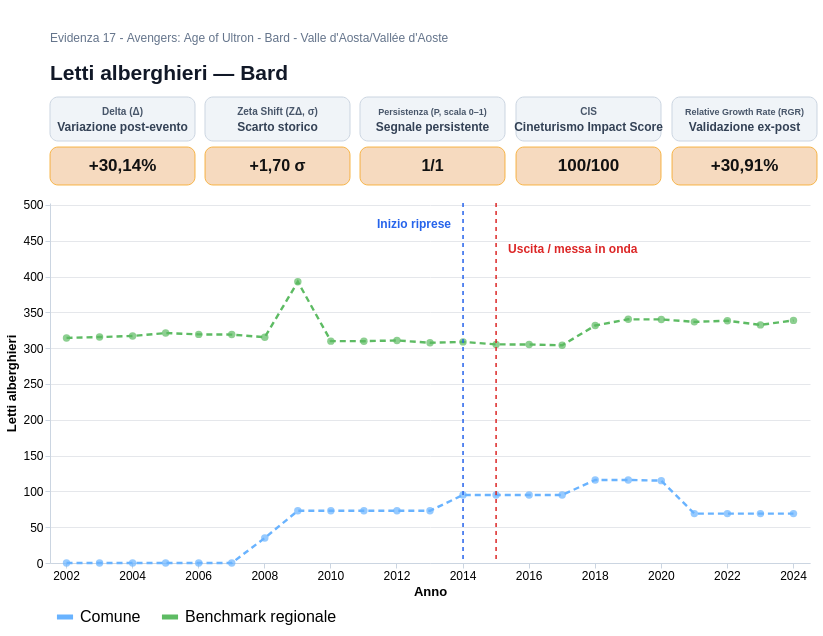

The Vega-Lite source for this figure:
### Vega-Lite specification from a JSON file in a GitHub repository (floating-point values rounded to 4 significant figures)
{"$schema": "https://vega.github.io/schema/vega-lite/v5.json", "background": "white", "spacing": 12, "vconcat": [{"width": 760, "height": 58, "layer": [{"data": {"values": [{"x": 0, "y": 0, "text": "Letti alberghieri — Bard"}]}, "mark": {"type": "text", "align": "left", "baseline": "top", "limit": 735, "fontSize": 21, "fontWeight": "bold", "color": "#111827"}, "encoding": {"x": {"field": "x", "type": "quantitative", "axis": null, "scale": {"domain": [0, 760]}}, "y": {"field": "y", "type": "quantitative", "axis": null, "scale": {"domain": [0, 58]}}, "text": {"field": "text"}}}, {"data": {"values": [{"x": 0, "y": 30, "text": "Evidenza 17 - Avengers: Age of Ultron - Bard - Valle d'Aosta/Vallée d'Aoste"}]}, "mark": {"type": "text", "align": "left", "baseline": "top", "limit": 740, "fontSize": 12, "color": "#64748B"}, "encoding": {"x": {"field": "x", "type": "quantitative", "axis": null, "scale": {"domain": [0, 760]}}, "y": {"field": "y", "type": "quantitative", "axis": null, "scale": {"domain": [0, 58]}}, "text": {"field": "text"}}}]}, {"hconcat": [{"vconcat": [{"width": 145, "height": 44, "layer": [{"data": {"values": [{"tip": "Delta (Δ): variazione percentuale tra il valore comunale immediatamente precedente allo shock (T−1=2013) e la media osservata nel triennio di impatto T0→T+2 (2014→2016). Formula: (media post − T−1)/|T−1|."}]}, "mark": {"type": "rect", "cornerRadius": 8, "fill": "#F0F4F8", "stroke": "#CBD5E1", "strokeWidth": 1}, "encoding": {"x": {"value": 0}, "x2": {"value": 145}, "y": {"value": 0}, "y2": {"value": 44}, "tooltip": [{"field": "tip", "type": "nominal", "title": "Delta (Δ)"}]}}, {"data": {"values": [{"x": 72.5, "y": 14, "text": "Variazione post-evento"}]}, "mark": {"type": "text", "align": "center", "baseline": "middle", "fontSize": 12, "fontWeight": "bold", "color": "#334155"}, "encoding": {"x": {"field": "x", "type": "quantitative", "axis": null, "scale": {"domain": [0, 145]}}, "y": {"field": "y", "type": "quantitative", "axis": null, "scale": {"domain": [0, 44]}}, "text": {"field": "text"}}}, {"data": {"values": [{"x": 72.5, "y": 29, "text": "Delta (Δ)"}]}, "mark": {"type": "text", "align": "center", "baseline": "middle", "fontSize": 10, "fontWeight": "bold", "color": "#475569"}, "encoding": {"x": {"field": "x", "type": "quantitative", "axis": null, "scale": {"domain": [0, 145]}}, "y": {"field": "y", "type": "quantitative", "axis": null, "scale": {"domain": [0, 44]}}, "text": {"field": "text"}}}]}, {"width": 145, "height": 38, "layer": [{"data": {"values": [{"tip": "Delta (Δ): variazione percentuale tra il valore comunale immediatamente precedente allo shock (T−1=2013) e la media osservata nel triennio di impatto T0→T+2 (2014→2016). Formula: (media post − T−1)/|T−1|."}]}, "mark": {"type": "rect", "cornerRadius": 8, "fill": "#F6D6B8", "stroke": "#F59E0B", "strokeWidth": 0.8, "opacity": 0.9}, "encoding": {"x": {"value": 0}, "x2": {"value": 145}, "y": {"value": 0}, "y2": {"value": 38}, "tooltip": [{"field": "tip", "type": "nominal", "title": "Delta (Δ)"}]}}, {"data": {"values": [{"x": 72.5, "y": 19, "text": "+30,14%"}]}, "mark": {"type": "text", "align": "center", "baseline": "middle", "fontSize": 17, "fontWeight": "bold", "color": "#111111"}, "encoding": {"x": {"field": "x", "type": "quantitative", "axis": null, "scale": {"domain": [0, 145]}}, "y": {"field": "y", "type": "quantitative", "axis": null, "scale": {"domain": [0, 38]}}, "text": {"field": "text"}}}]}], "spacing": 4}, {"vconcat": [{"width": 145, "height": 44, "layer": [{"data": {"values": [{"tip": "Zeta Shift (ZΔ): Z-Score dello scostamento tra la media di impatto T0→T+2 e la baseline storica 2002→2013 (n=12). È espresso in σ e misura l'eccezionalità statistica dello shock locale rispetto alla variabilità pre-evento."}]}, "mark": {"type": "rect", "cornerRadius": 8, "fill": "#F0F4F8", "stroke": "#CBD5E1", "strokeWidth": 1}, "encoding": {"x": {"value": 0}, "x2": {"value": 145}, "y": {"value": 0}, "y2": {"value": 44}, "tooltip": [{"field": "tip", "type": "nominal", "title": "Zeta Shift (ZΔ)"}]}}, {"data": {"values": [{"x": 72.5, "y": 14, "text": "Scarto storico"}]}, "mark": {"type": "text", "align": "center", "baseline": "middle", "fontSize": 12, "fontWeight": "bold", "color": "#334155"}, "encoding": {"x": {"field": "x", "type": "quantitative", "axis": null, "scale": {"domain": [0, 145]}}, "y": {"field": "y", "type": "quantitative", "axis": null, "scale": {"domain": [0, 44]}}, "text": {"field": "text"}}}, {"data": {"values": [{"x": 72.5, "y": 29, "text": "Zeta Shift (ZΔ, σ)"}]}, "mark": {"type": "text", "align": "center", "baseline": "middle", "fontSize": 10, "fontWeight": "bold", "color": "#475569"}, "encoding": {"x": {"field": "x", "type": "quantitative", "axis": null, "scale": {"domain": [0, 145]}}, "y": {"field": "y", "type": "quantitative", "axis": null, "scale": {"domain": [0, 44]}}, "text": {"field": "text"}}}]}, {"width": 145, "height": 38, "layer": [{"data": {"values": [{"tip": "Zeta Shift (ZΔ): Z-Score dello scostamento tra la media di impatto T0→T+2 e la baseline storica 2002→2013 (n=12). È espresso in σ e misura l'eccezionalità statistica dello shock locale rispetto alla variabilità pre-evento."}]}, "mark": {"type": "rect", "cornerRadius": 8, "fill": "#F6D6B8", "stroke": "#F59E0B", "strokeWidth": 0.8, "opacity": 0.9}, "encoding": {"x": {"value": 0}, "x2": {"value": 145}, "y": {"value": 0}, "y2": {"value": 38}, "tooltip": [{"field": "tip", "type": "nominal", "title": "Zeta Shift (ZΔ)"}]}}, {"data": {"values": [{"x": 72.5, "y": 19, "text": "+1,70 σ"}]}, "mark": {"type": "text", "align": "center", "baseline": "middle", "fontSize": 16, "fontWeight": "bold", "color": "#111111"}, "encoding": {"x": {"field": "x", "type": "quantitative", "axis": null, "scale": {"domain": [0, 145]}}, "y": {"field": "y", "type": "quantitative", "axis": null, "scale": {"domain": [0, 38]}}, "text": {"field": "text"}}}]}], "spacing": 4}, {"vconcat": [{"width": 145, "height": 44, "layer": [{"data": {"values": [{"tip": "Persistenza (P): quota dei tre anni T0→T+2 in cui il valore comunale resta superiore alla media della baseline storica T_min→T−1. Scala 0–1: 1 indica tenuta positiva in tutti e tre gli anni."}]}, "mark": {"type": "rect", "cornerRadius": 8, "fill": "#F0F4F8", "stroke": "#CBD5E1", "strokeWidth": 1}, "encoding": {"x": {"value": 0}, "x2": {"value": 145}, "y": {"value": 0}, "y2": {"value": 44}, "tooltip": [{"field": "tip", "type": "nominal", "title": "Persistenza (P)"}]}}, {"data": {"values": [{"x": 72.5, "y": 14, "text": "Segnale persistente"}]}, "mark": {"type": "text", "align": "center", "baseline": "middle", "fontSize": 12, "fontWeight": "bold", "color": "#334155"}, "encoding": {"x": {"field": "x", "type": "quantitative", "axis": null, "scale": {"domain": [0, 145]}}, "y": {"field": "y", "type": "quantitative", "axis": null, "scale": {"domain": [0, 44]}}, "text": {"field": "text"}}}, {"data": {"values": [{"x": 72.5, "y": 29, "text": "Persistenza (P, scala 0–1)"}]}, "mark": {"type": "text", "align": "center", "baseline": "middle", "fontSize": 9, "fontWeight": "bold", "color": "#475569"}, "encoding": {"x": {"field": "x", "type": "quantitative", "axis": null, "scale": {"domain": [0, 145]}}, "y": {"field": "y", "type": "quantitative", "axis": null, "scale": {"domain": [0, 44]}}, "text": {"field": "text"}}}]}, {"width": 145, "height": 38, "layer": [{"data": {"values": [{"tip": "Persistenza (P): quota dei tre anni T0→T+2 in cui il valore comunale resta superiore alla media della baseline storica T_min→T−1. Scala 0–1: 1 indica tenuta positiva in tutti e tre gli anni."}]}, "mark": {"type": "rect", "cornerRadius": 8, "fill": "#F6D6B8", "stroke": "#F59E0B", "strokeWidth": 0.8, "opacity": 0.9}, "encoding": {"x": {"value": 0}, "x2": {"value": 145}, "y": {"value": 0}, "y2": {"value": 38}, "tooltip": [{"field": "tip", "type": "nominal", "title": "Persistenza (P)"}]}}, {"data": {"values": [{"x": 72.5, "y": 19, "text": "1/1"}]}, "mark": {"type": "text", "align": "center", "baseline": "middle", "fontSize": 16, "fontWeight": "bold", "color": "#111111"}, "encoding": {"x": {"field": "x", "type": "quantitative", "axis": null, "scale": {"domain": [0, 145]}}, "y": {"field": "y", "type": "quantitative", "axis": null, "scale": {"domain": [0, 38]}}, "text": {"field": "text"}}}]}], "spacing": 4}, {"vconcat": [{"width": 145, "height": 44, "layer": [{"data": {"values": [{"tip": "CIS: indice composito endogeno su scala 0–100. Combina le componenti normalizzate di Delta, Zeta Shift e Persistenza con pesi standard pari al 45%, 35% e 20%. Il cap teorico è 100/100."}]}, "mark": {"type": "rect", "cornerRadius": 8, "fill": "#F0F4F8", "stroke": "#CBD5E1", "strokeWidth": 1}, "encoding": {"x": {"value": 0}, "x2": {"value": 145}, "y": {"value": 0}, "y2": {"value": 44}, "tooltip": [{"field": "tip", "type": "nominal", "title": "CIS"}]}}, {"data": {"values": [{"x": 72.5, "y": 14, "text": "Cineturismo Impact Score"}]}, "mark": {"type": "text", "align": "center", "baseline": "middle", "fontSize": 12, "fontWeight": "bold", "color": "#334155"}, "encoding": {"x": {"field": "x", "type": "quantitative", "axis": null, "scale": {"domain": [0, 145]}}, "y": {"field": "y", "type": "quantitative", "axis": null, "scale": {"domain": [0, 44]}}, "text": {"field": "text"}}}, {"data": {"values": [{"x": 72.5, "y": 29, "text": "CIS"}]}, "mark": {"type": "text", "align": "center", "baseline": "middle", "fontSize": 10, "fontWeight": "bold", "color": "#475569"}, "encoding": {"x": {"field": "x", "type": "quantitative", "axis": null, "scale": {"domain": [0, 145]}}, "y": {"field": "y", "type": "quantitative", "axis": null, "scale": {"domain": [0, 44]}}, "text": {"field": "text"}}}]}, {"width": 145, "height": 38, "layer": [{"data": {"values": [{"tip": "CIS: indice composito endogeno su scala 0–100. Combina le componenti normalizzate di Delta, Zeta Shift e Persistenza con pesi standard pari al 45%, 35% e 20%. Il cap teorico è 100/100."}]}, "mark": {"type": "rect", "cornerRadius": 8, "fill": "#F6D6B8", "stroke": "#F59E0B", "strokeWidth": 0.8, "opacity": 0.9}, "encoding": {"x": {"value": 0}, "x2": {"value": 145}, "y": {"value": 0}, "y2": {"value": 38}, "tooltip": [{"field": "tip", "type": "nominal", "title": "CIS"}]}}, {"data": {"values": [{"x": 72.5, "y": 19, "text": "100/100"}]}, "mark": {"type": "text", "align": "center", "baseline": "middle", "fontSize": 17, "fontWeight": "bold", "color": "#111111"}, "encoding": {"x": {"field": "x", "type": "quantitative", "axis": null, "scale": {"domain": [0, 145]}}, "y": {"field": "y", "type": "quantitative", "axis": null, "scale": {"domain": [0, 38]}}, "text": {"field": "text"}}}]}], "spacing": 4}, {"vconcat": [{"width": 145, "height": 44, "layer": [{"data": {"values": [{"tip": "Relative Growth Rate (RGR): KPI esogeno di validazione. Confronta la crescita del Comune con quella del benchmark regionale nella finestra standard T−1→T+2 (2013→2016), isolando il segnale locale dai macro-trend territoriali."}]}, "mark": {"type": "rect", "cornerRadius": 8, "fill": "#F0F4F8", "stroke": "#CBD5E1", "strokeWidth": 1}, "encoding": {"x": {"value": 0}, "x2": {"value": 145}, "y": {"value": 0}, "y2": {"value": 44}, "tooltip": [{"field": "tip", "type": "nominal", "title": "Relative Growth Rate (RGR)"}]}}, {"data": {"values": [{"x": 72.5, "y": 14, "text": "Validazione ex-post"}]}, "mark": {"type": "text", "align": "center", "baseline": "middle", "fontSize": 12, "fontWeight": "bold", "color": "#334155"}, "encoding": {"x": {"field": "x", "type": "quantitative", "axis": null, "scale": {"domain": [0, 145]}}, "y": {"field": "y", "type": "quantitative", "axis": null, "scale": {"domain": [0, 44]}}, "text": {"field": "text"}}}, {"data": {"values": [{"x": 72.5, "y": 29, "text": "Relative Growth Rate (RGR)"}]}, "mark": {"type": "text", "align": "center", "baseline": "middle", "fontSize": 9, "fontWeight": "bold", "color": "#475569"}, "encoding": {"x": {"field": "x", "type": "quantitative", "axis": null, "scale": {"domain": [0, 145]}}, "y": {"field": "y", "type": "quantitative", "axis": null, "scale": {"domain": [0, 44]}}, "text": {"field": "text"}}}]}, {"width": 145, "height": 38, "layer": [{"data": {"values": [{"tip": "Relative Growth Rate (RGR): KPI esogeno di validazione. Confronta la crescita del Comune con quella del benchmark regionale nella finestra standard T−1→T+2 (2013→2016), isolando il segnale locale dai macro-trend territoriali."}]}, "mark": {"type": "rect", "cornerRadius": 8, "fill": "#F6D6B8", "stroke": "#F59E0B", "strokeWidth": 0.8, "opacity": 0.9}, "encoding": {"x": {"value": 0}, "x2": {"value": 145}, "y": {"value": 0}, "y2": {"value": 38}, "tooltip": [{"field": "tip", "type": "nominal", "title": "Relative Growth Rate (RGR)"}]}}, {"data": {"values": [{"x": 72.5, "y": 19, "text": "+30,91%"}]}, "mark": {"type": "text", "align": "center", "baseline": "middle", "fontSize": 17, "fontWeight": "bold", "color": "#111111"}, "encoding": {"x": {"field": "x", "type": "quantitative", "axis": null, "scale": {"domain": [0, 145]}}, "y": {"field": "y", "type": "quantitative", "axis": null, "scale": {"domain": [0, 38]}}, "text": {"field": "text"}}}]}], "spacing": 4}], "spacing": 8}, {"width": 760, "height": 360, "layer": [{"data": {"values": [{"Anno": 2002, "Serie": "Comune", "Valore": 0, "Interpolato": "NO"}, {"Anno": 2002, "Serie": "Benchmark regionale", "Valore": 314.3, "Interpolato": "NO"}, {"Anno": 2003, "Serie": "Comune", "Valore": 0, "Interpolato": "NO"}, {"Anno": 2003, "Serie": "Benchmark regionale", "Valore": 315.5, "Interpolato": "NO"}, {"Anno": 2004, "Serie": "Comune", "Valore": 0, "Interpolato": "NO"}, {"Anno": 2004, "Serie": "Benchmark regionale", "Valore": 317.1, "Interpolato": "NO"}, {"Anno": 2005, "Serie": "Comune", "Valore": 0, "Interpolato": "NO"}, {"Anno": 2005, "Serie": "Benchmark regionale", "Valore": 321.1, "Interpolato": "NO"}, {"Anno": 2006, "Serie": "Comune", "Valore": 0, "Interpolato": "NO"}, {"Anno": 2006, "Serie": "Benchmark regionale", "Valore": 319.3, "Interpolato": "NO"}, {"Anno": 2007, "Serie": "Comune", "Valore": 0, "Interpolato": "NO"}, {"Anno": 2007, "Serie": "Benchmark regionale", "Valore": 319, "Interpolato": "NO"}, {"Anno": 2008, "Serie": "Comune", "Valore": 35, "Interpolato": "NO"}, {"Anno": 2008, "Serie": "Benchmark regionale", "Valore": 315.3, "Interpolato": "NO"}, {"Anno": 2009, "Serie": "Comune", "Valore": 73, "Interpolato": "NO"}, {"Anno": 2009, "Serie": "Benchmark regionale", "Valore": 392.8, "Interpolato": "NO"}, {"Anno": 2010, "Serie": "Comune", "Valore": 73, "Interpolato": "NO"}, {"Anno": 2010, "Serie": "Benchmark regionale", "Valore": 309.9, "Interpolato": "NO"}, {"Anno": 2011, "Serie": "Comune", "Valore": 73, "Interpolato": "NO"}, {"Anno": 2011, "Serie": "Benchmark regionale", "Valore": 309.8, "Interpolato": "NO"}, {"Anno": 2012, "Serie": "Comune", "Valore": 73, "Interpolato": "NO"}, {"Anno": 2012, "Serie": "Benchmark regionale", "Valore": 310.8, "Interpolato": "NO"}, {"Anno": 2013, "Serie": "Comune", "Valore": 73, "Interpolato": "NO"}, {"Anno": 2013, "Serie": "Benchmark regionale", "Valore": 307.5, "Interpolato": "NO"}, {"Anno": 2014, "Serie": "Comune", "Valore": 95, "Interpolato": "NO"}, {"Anno": 2014, "Serie": "Benchmark regionale", "Valore": 308.8, "Interpolato": "NO"}, {"Anno": 2015, "Serie": "Comune", "Valore": 95, "Interpolato": "NO"}, {"Anno": 2015, "Serie": "Benchmark regionale", "Valore": 305.3, "Interpolato": "NO"}, {"Anno": 2016, "Serie": "Comune", "Valore": 95, "Interpolato": "NO"}, {"Anno": 2016, "Serie": "Benchmark regionale", "Valore": 305.2, "Interpolato": "NO"}, {"Anno": 2017, "Serie": "Comune", "Valore": 95, "Interpolato": "NO"}, {"Anno": 2017, "Serie": "Benchmark regionale", "Valore": 304.1, "Interpolato": "NO"}, {"Anno": 2018, "Serie": "Comune", "Valore": 116, "Interpolato": "NO"}, {"Anno": 2018, "Serie": "Benchmark regionale", "Valore": 331.7, "Interpolato": "NO"}, {"Anno": 2019, "Serie": "Comune", "Valore": 116, "Interpolato": "NO"}, {"Anno": 2019, "Serie": "Benchmark regionale", "Valore": 340.3, "Interpolato": "NO"}, {"Anno": 2020, "Serie": "Comune", "Valore": 115, "Interpolato": "NO"}, {"Anno": 2020, "Serie": "Benchmark regionale", "Valore": 340.2, "Interpolato": "NO"}, {"Anno": 2021, "Serie": "Comune", "Valore": 69, "Interpolato": "NO"}, {"Anno": 2021, "Serie": "Benchmark regionale", "Valore": 336.8, "Interpolato": "NO"}, {"Anno": 2022, "Serie": "Comune", "Valore": 69, "Interpolato": "NO"}, {"Anno": 2022, "Serie": "Benchmark regionale", "Valore": 338.3, "Interpolato": "NO"}, {"Anno": 2023, "Serie": "Comune", "Valore": 69, "Interpolato": "NO"}, {"Anno": 2023, "Serie": "Benchmark regionale", "Valore": 332.5, "Interpolato": "NO"}, {"Anno": 2024, "Serie": "Comune", "Valore": 69, "Interpolato": "NO"}, {"Anno": 2024, "Serie": "Benchmark regionale", "Valore": 338.8, "Interpolato": "NO"}]}, "mark": {"type": "line", "strokeWidth": 2.4, "strokeDash": [6, 4]}, "encoding": {"x": {"field": "Anno", "type": "ordinal", "sort": [2002, 2003, 2004, 2005, 2006, 2007, 2008, 2009, 2010, 2011, 2012, 2013, 2014, 2015, 2016, 2017, 2018, 2019, 2020, 2021, 2022, 2023, 2024], "axis": {"title": "Anno", "values": [2002, 2004, 2006, 2008, 2010, 2012, 2014, 2016, 2018, 2020, 2022, 2024], "labelAngle": 0, "labelFontSize": 12, "titleFontSize": 13}}, "y": {"field": "Valore", "type": "quantitative", "scale": {"domain": [0.0, 502.8]}, "axis": {"title": "Letti alberghieri", "labelFontSize": 12, "titleFontSize": 13, "format": ",.0f"}}, "color": {"field": "Serie", "type": "nominal", "scale": {"domain": ["Comune", "Benchmark regionale"], "range": ["#69B3FF", "#5DBB63"]}, "legend": {"orient": "bottom", "title": null, "labelFontSize": 16, "symbolSize": 260, "direction": "horizontal", "columns": 2, "symbolStrokeWidth": 5, "offset": 4, "padding": 4, "labelLimit": 320}}, "detail": {"field": "Serie"}}}, {"data": {"values": [{"Anno": 2002, "Serie": "Comune", "Valore": 0, "Interpolato": "NO"}, {"Anno": 2002, "Serie": "Benchmark regionale", "Valore": 314.3, "Interpolato": "NO"}, {"Anno": 2003, "Serie": "Comune", "Valore": 0, "Interpolato": "NO"}, {"Anno": 2003, "Serie": "Benchmark regionale", "Valore": 315.5, "Interpolato": "NO"}, {"Anno": 2004, "Serie": "Comune", "Valore": 0, "Interpolato": "NO"}, {"Anno": 2004, "Serie": "Benchmark regionale", "Valore": 317.1, "Interpolato": "NO"}, {"Anno": 2005, "Serie": "Comune", "Valore": 0, "Interpolato": "NO"}, {"Anno": 2005, "Serie": "Benchmark regionale", "Valore": 321.1, "Interpolato": "NO"}, {"Anno": 2006, "Serie": "Comune", "Valore": 0, "Interpolato": "NO"}, {"Anno": 2006, "Serie": "Benchmark regionale", "Valore": 319.3, "Interpolato": "NO"}, {"Anno": 2007, "Serie": "Comune", "Valore": 0, "Interpolato": "NO"}, {"Anno": 2007, "Serie": "Benchmark regionale", "Valore": 319, "Interpolato": "NO"}, {"Anno": 2008, "Serie": "Comune", "Valore": 35, "Interpolato": "NO"}, {"Anno": 2008, "Serie": "Benchmark regionale", "Valore": 315.3, "Interpolato": "NO"}, {"Anno": 2009, "Serie": "Comune", "Valore": 73, "Interpolato": "NO"}, {"Anno": 2009, "Serie": "Benchmark regionale", "Valore": 392.8, "Interpolato": "NO"}, {"Anno": 2010, "Serie": "Comune", "Valore": 73, "Interpolato": "NO"}, {"Anno": 2010, "Serie": "Benchmark regionale", "Valore": 309.9, "Interpolato": "NO"}, {"Anno": 2011, "Serie": "Comune", "Valore": 73, "Interpolato": "NO"}, {"Anno": 2011, "Serie": "Benchmark regionale", "Valore": 309.8, "Interpolato": "NO"}, {"Anno": 2012, "Serie": "Comune", "Valore": 73, "Interpolato": "NO"}, {"Anno": 2012, "Serie": "Benchmark regionale", "Valore": 310.8, "Interpolato": "NO"}, {"Anno": 2013, "Serie": "Comune", "Valore": 73, "Interpolato": "NO"}, {"Anno": 2013, "Serie": "Benchmark regionale", "Valore": 307.5, "Interpolato": "NO"}, {"Anno": 2014, "Serie": "Comune", "Valore": 95, "Interpolato": "NO"}, {"Anno": 2014, "Serie": "Benchmark regionale", "Valore": 308.8, "Interpolato": "NO"}, {"Anno": 2015, "Serie": "Comune", "Valore": 95, "Interpolato": "NO"}, {"Anno": 2015, "Serie": "Benchmark regionale", "Valore": 305.3, "Interpolato": "NO"}, {"Anno": 2016, "Serie": "Comune", "Valore": 95, "Interpolato": "NO"}, {"Anno": 2016, "Serie": "Benchmark regionale", "Valore": 305.2, "Interpolato": "NO"}, {"Anno": 2017, "Serie": "Comune", "Valore": 95, "Interpolato": "NO"}, {"Anno": 2017, "Serie": "Benchmark regionale", "Valore": 304.1, "Interpolato": "NO"}, {"Anno": 2018, "Serie": "Comune", "Valore": 116, "Interpolato": "NO"}, {"Anno": 2018, "Serie": "Benchmark regionale", "Valore": 331.7, "Interpolato": "NO"}, {"Anno": 2019, "Serie": "Comune", "Valore": 116, "Interpolato": "NO"}, {"Anno": 2019, "Serie": "Benchmark regionale", "Valore": 340.3, "Interpolato": "NO"}, {"Anno": 2020, "Serie": "Comune", "Valore": 115, "Interpolato": "NO"}, {"Anno": 2020, "Serie": "Benchmark regionale", "Valore": 340.2, "Interpolato": "NO"}, {"Anno": 2021, "Serie": "Comune", "Valore": 69, "Interpolato": "NO"}, {"Anno": 2021, "Serie": "Benchmark regionale", "Valore": 336.8, "Interpolato": "NO"}, {"Anno": 2022, "Serie": "Comune", "Valore": 69, "Interpolato": "NO"}, {"Anno": 2022, "Serie": "Benchmark regionale", "Valore": 338.3, "Interpolato": "NO"}, {"Anno": 2023, "Serie": "Comune", "Valore": 69, "Interpolato": "NO"}, {"Anno": 2023, "Serie": "Benchmark regionale", "Valore": 332.5, "Interpolato": "NO"}, {"Anno": 2024, "Serie": "Comune", "Valore": 69, "Interpolato": "NO"}, {"Anno": 2024, "Serie": "Benchmark regionale", "Valore": 338.8, "Interpolato": "NO"}]}, "transform": [{"filter": "datum.Valore != null"}], "mark": {"type": "point", "filled": true, "size": 55}, "encoding": {"x": {"field": "Anno", "type": "ordinal", "sort": [2002, 2003, 2004, 2005, 2006, 2007, 2008, 2009, 2010, 2011, 2012, 2013, 2014, 2015, 2016, 2017, 2018, 2019, 2020, 2021, 2022, 2023, 2024]}, "y": {"field": "Valore", "type": "quantitative", "scale": {"domain": [0.0, 502.8]}}, "color": {"condition": {"test": "datum.Interpolato === 'SI'", "value": "#D1D5DB"}, "field": "Serie", "type": "nominal", "scale": {"domain": ["Comune", "Benchmark regionale"], "range": ["#69B3FF", "#5DBB63"]}, "legend": null}, "tooltip": [{"field": "Serie", "type": "nominal", "title": "Serie"}, {"field": "Anno", "type": "ordinal", "title": "Anno"}, {"field": "Valore", "type": "quantitative", "title": "Valore", "format": ",.0f"}, {"field": "Interpolato", "type": "nominal", "title": "Interpolato"}]}}, {"data": {"values": [{"Anno": 2014}]}, "mark": {"type": "rule", "stroke": "#2563EB", "strokeDash": [4, 4], "strokeWidth": 1.5}, "encoding": {"x": {"field": "Anno", "type": "ordinal", "sort": [2002, 2003, 2004, 2005, 2006, 2007, 2008, 2009, 2010, 2011, 2012, 2013, 2014, 2015, 2016, 2017, 2018, 2019, 2020, 2021, 2022, 2023, 2024]}}}, {"data": {"values": [{"Anno": 2014, "Val": 473.3, "Lab": "Inizio riprese"}]}, "mark": {"type": "text", "angle": 0, "baseline": "middle", "align": "right", "dx": -12, "dy": 0, "fontSize": 12, "fontWeight": "bold", "color": "#2563EB"}, "encoding": {"x": {"field": "Anno", "type": "ordinal", "sort": [2002, 2003, 2004, 2005, 2006, 2007, 2008, 2009, 2010, 2011, 2012, 2013, 2014, 2015, 2016, 2017, 2018, 2019, 2020, 2021, 2022, 2023, 2024]}, "y": {"field": "Val", "type": "quantitative", "scale": {"domain": [0.0, 502.8]}}, "text": {"field": "Lab"}}}, {"data": {"values": [{"Anno": 2015}]}, "mark": {"type": "rule", "stroke": "#DC2626", "strokeDash": [4, 4], "strokeWidth": 1.5}, "encoding": {"x": {"field": "Anno", "type": "ordinal", "sort": [2002, 2003, 2004, 2005, 2006, 2007, 2008, 2009, 2010, 2011, 2012, 2013, 2014, 2015, 2016, 2017, 2018, 2019, 2020, 2021, 2022, 2023, 2024]}}}, {"data": {"values": [{"Anno": 2015, "Val": 438.0, "Lab": "Uscita / messa in onda"}]}, "mark": {"type": "text", "angle": 0, "baseline": "middle", "align": "left", "dx": 12, "dy": 0, "fontSize": 12, "fontWeight": "bold", "color": "#DC2626"}, "encoding": {"x": {"field": "Anno", "type": "ordinal", "sort": [2002, 2003, 2004, 2005, 2006, 2007, 2008, 2009, 2010, 2011, 2012, 2013, 2014, 2015, 2016, 2017, 2018, 2019, 2020, 2021, 2022, 2023, 2024]}, "y": {"field": "Val", "type": "quantitative", "scale": {"domain": [0.0, 502.8]}}, "text": {"field": "Lab"}}}], "resolve": {"scale": {"color": "shared"}}}], "config": {"view": {"stroke": null}, "axis": {"gridColor": "#E5E7EB", "tickColor": "#CBD5E1", "domainColor": "#CBD5E1"}}}
